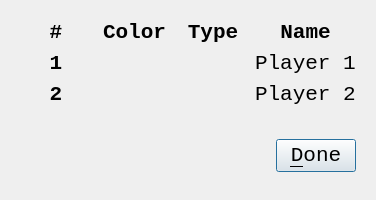
<?xml version="1.0" encoding="UTF-8"?>
<ui version="4.0">
 <class>QtBoenkenPlayersDialog</class>
 <widget class="QDialog" name="QtBoenkenPlayersDialog">
  <property name="geometry">
   <rect>
    <x>0</x>
    <y>0</y>
    <width>376</width>
    <height>200</height>
   </rect>
  </property>
  <property name="font">
   <font>
    <family>Courier New</family>
    <pointsize>16</pointsize>
   </font>
  </property>
  <property name="windowTitle">
   <string>Set up players</string>
  </property>
  <property name="windowIcon">
   <iconset resource="GameBoenken.qrc">
    <normaloff>:/images/R.png</normaloff>:/images/R.png</iconset>
  </property>
  <layout class="QVBoxLayout" name="verticalLayout">
   <item>
    <widget class="QWidget" name="widget_3" native="true">
     <property name="font">
      <font>
       <weight>75</weight>
       <bold>true</bold>
      </font>
     </property>
     <layout class="QGridLayout" name="gridLayout">
      <item row="0" column="0">
       <widget class="QLabel" name="label_number">
        <property name="font">
         <font>
          <family>Courier New</family>
          <pointsize>16</pointsize>
          <weight>75</weight>
          <bold>true</bold>
         </font>
        </property>
        <property name="text">
         <string>#</string>
        </property>
        <property name="alignment">
         <set>Qt::AlignCenter</set>
        </property>
       </widget>
      </item>
      <item row="0" column="1">
       <widget class="QLabel" name="label_color">
        <property name="text">
         <string>Color</string>
        </property>
        <property name="alignment">
         <set>Qt::AlignCenter</set>
        </property>
       </widget>
      </item>
      <item row="0" column="2">
       <widget class="QLabel" name="label_3">
        <property name="text">
         <string>Type</string>
        </property>
        <property name="alignment">
         <set>Qt::AlignCenter</set>
        </property>
       </widget>
      </item>
      <item row="0" column="3">
       <widget class="QLabel" name="label_name">
        <property name="text">
         <string>Name</string>
        </property>
        <property name="alignment">
         <set>Qt::AlignCenter</set>
        </property>
       </widget>
      </item>
      <item row="1" column="0">
       <widget class="QLabel" name="label_1">
        <property name="font">
         <font>
          <family>Courier New</family>
          <pointsize>16</pointsize>
          <weight>75</weight>
          <bold>true</bold>
         </font>
        </property>
        <property name="text">
         <string>1</string>
        </property>
        <property name="alignment">
         <set>Qt::AlignCenter</set>
        </property>
       </widget>
      </item>
      <item row="1" column="1">
       <widget class="QLabel" name="label_color_1">
        <property name="text">
         <string/>
        </property>
        <property name="pixmap">
         <pixmap resource="GameBoenken.qrc">:/images/PlayerRed.png</pixmap>
        </property>
        <property name="alignment">
         <set>Qt::AlignCenter</set>
        </property>
       </widget>
      </item>
      <item row="1" column="2">
       <widget class="QLabel" name="label_type_1">
        <property name="text">
         <string/>
        </property>
        <property name="pixmap">
         <pixmap resource="GameBoenken.qrc">:/images/Human.png</pixmap>
        </property>
        <property name="alignment">
         <set>Qt::AlignCenter</set>
        </property>
       </widget>
      </item>
      <item row="1" column="3">
       <widget class="QLabel" name="label_name_1">
        <property name="font">
         <font>
          <weight>50</weight>
          <bold>false</bold>
         </font>
        </property>
        <property name="text">
         <string>Player 1</string>
        </property>
       </widget>
      </item>
      <item row="2" column="0">
       <widget class="QLabel" name="label_2">
        <property name="font">
         <font>
          <family>Courier New</family>
          <pointsize>16</pointsize>
          <weight>75</weight>
          <bold>true</bold>
         </font>
        </property>
        <property name="text">
         <string>2</string>
        </property>
        <property name="alignment">
         <set>Qt::AlignCenter</set>
        </property>
       </widget>
      </item>
      <item row="2" column="1">
       <widget class="QLabel" name="label_color_2">
        <property name="text">
         <string/>
        </property>
        <property name="pixmap">
         <pixmap resource="GameBoenken.qrc">:/images/PlayerBlue.png</pixmap>
        </property>
        <property name="alignment">
         <set>Qt::AlignCenter</set>
        </property>
       </widget>
      </item>
      <item row="2" column="2">
       <widget class="QLabel" name="label_type_2">
        <property name="text">
         <string/>
        </property>
        <property name="pixmap">
         <pixmap resource="GameBoenken.qrc">:/images/Computer.png</pixmap>
        </property>
        <property name="alignment">
         <set>Qt::AlignCenter</set>
        </property>
       </widget>
      </item>
      <item row="2" column="3">
       <widget class="QLabel" name="label_name_2">
        <property name="font">
         <font>
          <weight>50</weight>
          <bold>false</bold>
         </font>
        </property>
        <property name="text">
         <string>Player 2</string>
        </property>
       </widget>
      </item>
     </layout>
    </widget>
   </item>
   <item>
    <widget class="QWidget" name="widget_4" native="true">
     <layout class="QHBoxLayout" name="horizontalLayout_3">
      <item>
       <spacer name="horizontalSpacer">
        <property name="orientation">
         <enum>Qt::Horizontal</enum>
        </property>
        <property name="sizeHint" stdset="0">
         <size>
          <width>40</width>
          <height>20</height>
         </size>
        </property>
       </spacer>
      </item>
      <item>
       <widget class="QPushButton" name="button_done">
        <property name="text">
         <string>&amp;Done</string>
        </property>
       </widget>
      </item>
     </layout>
    </widget>
   </item>
  </layout>
 </widget>
 <resources>
  <include location="GameBoenken.qrc"/>
 </resources>
 <connections/>
</ui>
